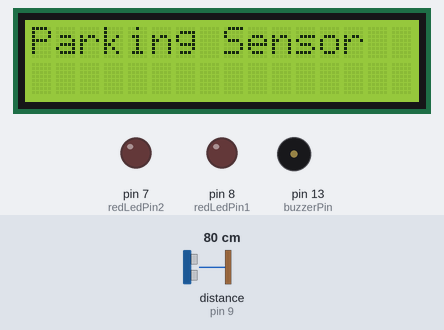
Simulated run of this sketch. Board: Arduino Uno, built with avr-gcc and run on an emulated ATmega328P. Parts: 16×2 character LCD, output pins drawn as LEDs (lit = HIGH), buzzer (waves = sounding). Wiring (inferred from the names in the program): ultrasonic range finder: trigger pin 10; echo pin 9. Dashed ring = blinking. The test bench sets the inputs (shaded band); at power-on: distance to the obstacle (sensor on pin 9) 80 cm. The echo pulse lasts 58.3 µs per cm; pins used as bus, display or sensor lines are not drawn; what the sketch prints to the serial monitor is not drawn.

Above: at 0.1 s.
1.8 s: distance to the obstacle (sensor on pin 9) set to 12 cm
3.3 s: distance to the obstacle (sensor on pin 9) set to 9 cm
At 3.65 s:
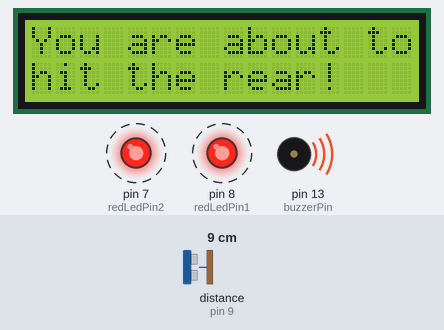
6.3 s: distance to the obstacle (sensor on pin 9) set to 18 cm
At 7.4 s:
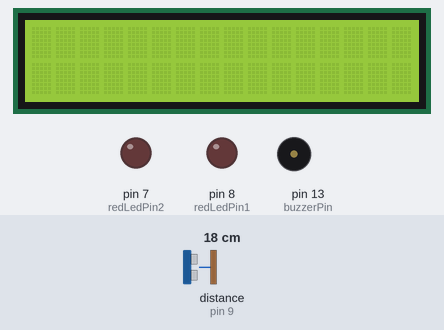
Timing chart, 0 to 9.3 s (numbered marks = the images above; inputs shaded):
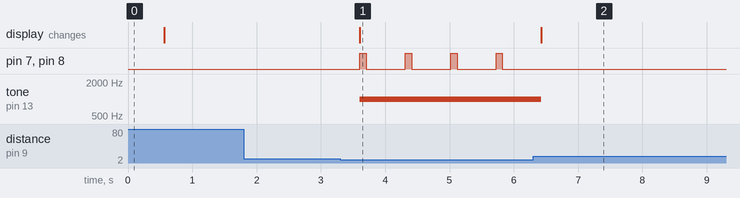

The sketch:

code.ino
```cpp
#include <LiquidCrystal.h>
const int trigPin = 10;
const int echoPin = 9;
const int redLedPin1 = 8;
const int redLedPin2 = 7;
const int buzzerPin = 13;
LiquidCrystal lcd(12, 11, 6, 5, 4, 3 );
void setup() {
Serial.begin(9600);
pinMode(trigPin, OUTPUT);
pinMode(echoPin, INPUT);
pinMode(redLedPin1, OUTPUT);
pinMode(redLedPin2, OUTPUT);
pinMode(buzzerPin, OUTPUT);
lcd.begin(16, 2);
lcd.print("Parking Sensor");
delay(500);
lcd.clear();
}
void loop() {
long duration,distance;
digitalWrite(trigPin, LOW);
delayMicroseconds(2);
digitalWrite(trigPin, HIGH);
delayMicroseconds(10);
digitalWrite(trigPin, LOW);
duration = pulseIn(echoPin, HIGH);
distance = (duration / 2) / 29.1;
if (distance <10){
tone(buzzerPin, 1000);
lcd.setCursor(0, 0);
lcd.print("You are about to");
lcd.setCursor(0, 1);
lcd.print("hit the rear!");
Serial.println("You are about to hit the rear!");
Serial.print(distance);
  Serial.println(" cm");
for (int i = 0; i < 1; i++) {
digitalWrite(redLedPin1, HIGH);
digitalWrite(redLedPin2, HIGH);
delay(100);
digitalWrite(redLedPin1, LOW);
digitalWrite(redLedPin2, LOW);
delay(100);
}
} else {
noTone(buzzerPin);
lcd.clear();
digitalWrite(redLedPin1, LOW);
digitalWrite(redLedPin2, LOW);
Serial.println("Safe distance");
Serial.print(distance);
  Serial.println(" cm");
}
delay(500);
}
```

Measured:
- the behaviour switches between 11 and 10 cm on distance to the obstacle (sensor on pin 9) (found by bisection; images 0 and 1)
- after the input at 1.8 s, every drawn part: stays the same
- after the input at 3.3 s, pin 7 (redLedPin2), pin 8 (redLedPin1): alternates HIGH for 0.10 s and LOW for 0.61 s, starting after 0.31 s; tone on pin 13 (buzzerPin): silent → 1000 Hz after 0.30 s; the display: changes after 0.31 s (image 1)
- after the input at 6.3 s, pin 7 (redLedPin2), pin 8 (redLedPin1): stops changing and stays LOW; tone on pin 13 (buzzerPin): 1000 Hz → silent after 0.12 s; the display: changes after 0.13 s (image 2)
